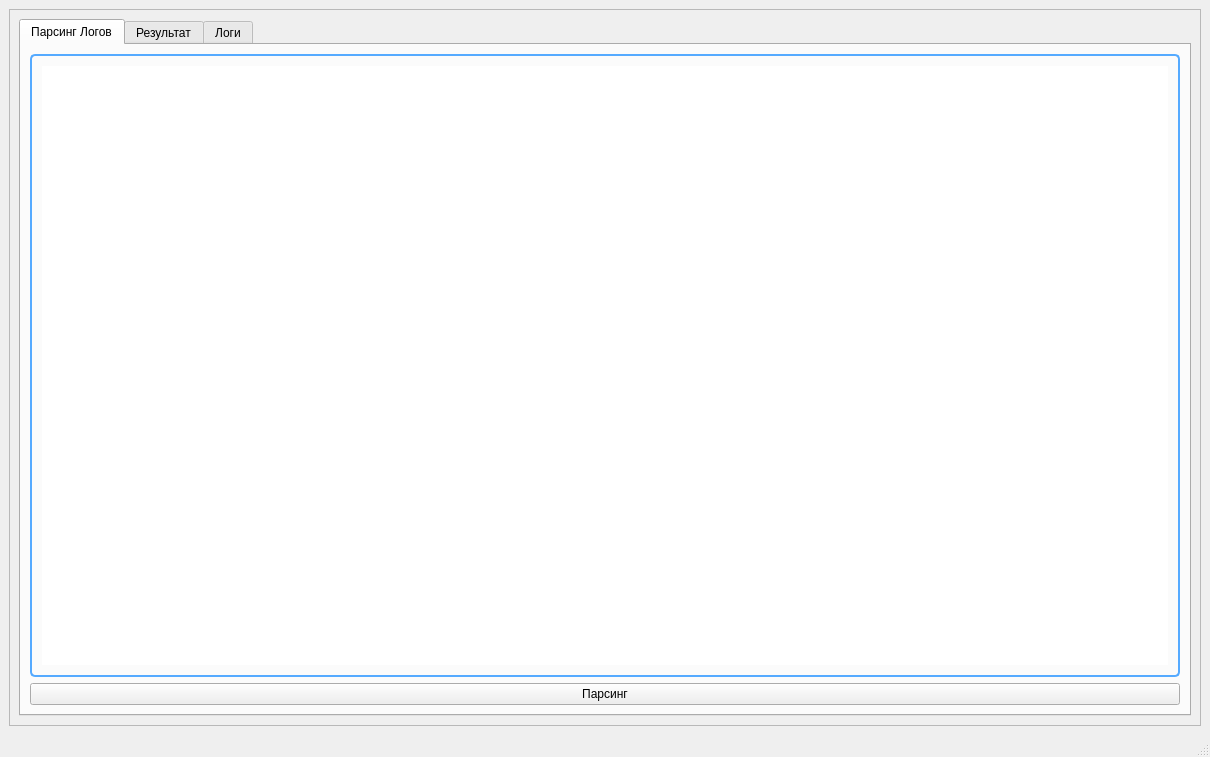
<?xml version="1.0" encoding="UTF-8"?>
<ui version="4.0">
 <class>MainWindow</class>
 <widget class="QMainWindow" name="MainWindow">
  <property name="geometry">
   <rect>
    <x>0</x>
    <y>0</y>
    <width>1210</width>
    <height>757</height>
   </rect>
  </property>
  <property name="windowTitle">
   <string>MainWindow</string>
  </property>
  <widget class="QWidget" name="centralwidget">
   <layout class="QVBoxLayout" name="verticalLayout">
    <item>
     <widget class="QFrame" name="frame">
      <property name="frameShape">
       <enum>QFrame::StyledPanel</enum>
      </property>
      <property name="frameShadow">
       <enum>QFrame::Raised</enum>
      </property>
      <layout class="QVBoxLayout" name="verticalLayout_2">
       <item>
        <widget class="QTabWidget" name="tabWidget">
         <property name="currentIndex">
          <number>0</number>
         </property>
         <widget class="QWidget" name="tab">
          <attribute name="title">
           <string>Парсинг Логов</string>
          </attribute>
          <layout class="QVBoxLayout" name="verticalLayout_3">
           <item>
            <widget class="QPlainTextEdit" name="logInput">
             <property name="styleSheet">
              <string notr="true">QPlainTextEdit{
	border: 2px solid rgb(85, 170, 255);
	border-radius:5px;
	padding:10px;
}</string>
             </property>
             <property name="plainText">
              <string/>
             </property>
             <property name="placeholderText">
              <string extracomment="Введите логи"/>
             </property>
            </widget>
           </item>
           <item>
            <widget class="QPushButton" name="parseButton">
             <property name="layoutDirection">
              <enum>Qt::LeftToRight</enum>
             </property>
             <property name="text">
              <string>Парсинг</string>
             </property>
            </widget>
           </item>
          </layout>
         </widget>
         <widget class="QWidget" name="tab_2">
          <attribute name="title">
           <string>Результат</string>
          </attribute>
          <layout class="QVBoxLayout" name="verticalLayout_5">
           <item>
            <widget class="QTableWidget" name="tableWidgetResult">
             <property name="sizeAdjustPolicy">
              <enum>QAbstractScrollArea::AdjustToContents</enum>
             </property>
             <property name="editTriggers">
              <set>QAbstractItemView::NoEditTriggers</set>
             </property>
             <column>
              <property name="text">
               <string>Сид</string>
              </property>
             </column>
             <column>
              <property name="text">
               <string>Канал</string>
              </property>
             </column>
            </widget>
           </item>
          </layout>
         </widget>
         <widget class="QWidget" name="tab_3">
          <attribute name="title">
           <string>Логи</string>
          </attribute>
          <layout class="QVBoxLayout" name="verticalLayout_4">
           <item>
            <widget class="QPlainTextEdit" name="logOutput">
             <property name="styleSheet">
              <string notr="true">QPlainTextEdit{
	border: 2px solid rgb(85, 170, 255);
	border-radius:5px;
	padding:10px;
}</string>
             </property>
             <property name="readOnly">
              <bool>true</bool>
             </property>
             <property name="plainText">
              <string/>
             </property>
            </widget>
           </item>
           <item>
            <widget class="QPushButton" name="pushButtonClearLog">
             <property name="text">
              <string>Очистить логи</string>
             </property>
            </widget>
           </item>
          </layout>
         </widget>
        </widget>
       </item>
      </layout>
     </widget>
    </item>
   </layout>
  </widget>
  <widget class="QStatusBar" name="statusbar"/>
 </widget>
 <resources/>
 <connections/>
</ui>
